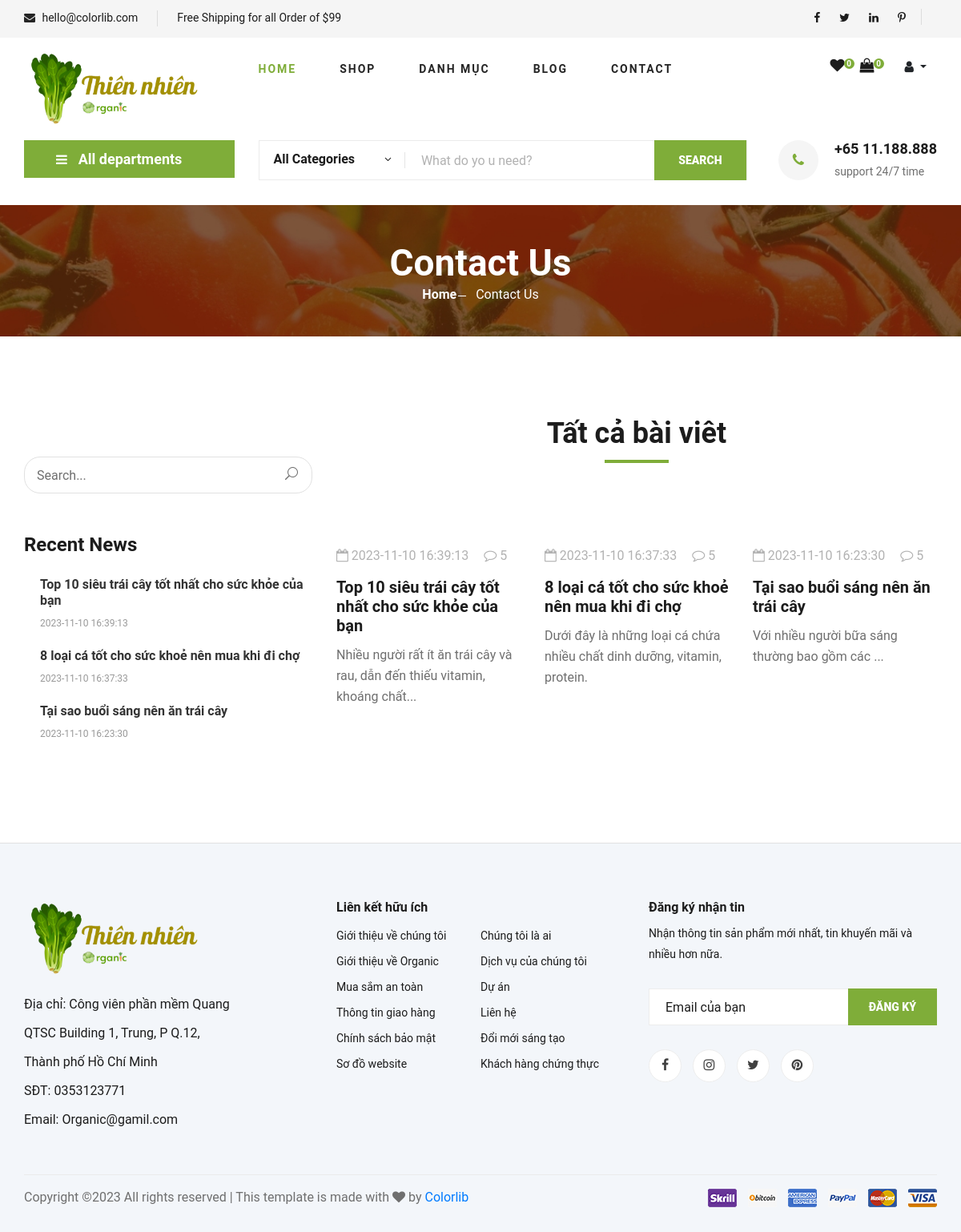
/index.php?mod=page&act=bloghome, run on the app's committed database.
### tables this page shows
CREATE TABLE `baiviet` (
  `MaBV` int NOT NULL,
  `TieuDe` varchar(50) NOT NULL,
  `HinhAnh` text NOT NULL,
  `HinhAnhDetail` text NOT NULL,
  `MoTaNgan` varchar(100) NOT NULL,
  `MoTa` text NOT NULL,
  `NgayViet` datetime NOT NULL DEFAULT CURRENT_TIMESTAMP,
  `MaDM` int NOT NULL
);

### model/m_pdo.php (called while the page is built, shortened)
<?php
function pdo_get_connection(){
    $dburl = "mysql:host=localhost;dbname=organic;charset=utf8";
    $username = 'root';
    $password = '';
    $conn = new PDO($dburl, $username, $password);
    $conn->setAttribute(PDO::ATTR_ERRMODE, PDO::ERRMODE_EXCEPTION);
    return $conn;
}
function pdo_query($sql){
    $sql_args = array_slice(func_get_args(), 1);
    try{
        $conn = pdo_get_connection();
        $stmt = $conn->prepare($sql);
        $stmt->execute($sql_args);
        $rows = $stmt->fetchAll();
        return $rows;
    }
    catch(PDOException $e){
        throw $e;
    }
    finally{
        unset($conn);
    }
}

### model/m_page.php (called while the page is built, shortened)
<?php
    include_once 'model/m_pdo.php';
    function page_blog(){
        return pdo_query("SELECT * FROM baiviet ORDER BY MaBV DESC LIMIT 3");
    }
?>

### view/v_page_homeblog.php (the view, shortened to what this page needs)
    <section class="hero hero-normal">
       <div class="container">
           <div class="row">
               <div class="col-lg-3">
                   <div class="hero__categories">
                       <div class="hero__categories__all">
                           <i class="fa fa-bars"></i>
                           <span>All departments</span>
                       </div>
                   </div>
               </div>
               <div class="col-lg-9">
                   <div class="hero__search">
                       <div class="hero__search__form">
                           <form action="#">
                               <div class="hero__search__categories">
                                   All Categories
                                   <span class="arrow_carrot-down"></span>
                               </div>
                               <input type="text" placeholder="What do yo u need?">
                               <button type="submit" class="site-btn">SEARCH</button>
                           </form>
                       </div>
                       <div class="hero__search__phone">
                           <div class="hero__search__phone__icon">
                               <i class="fa fa-phone"></i>
                           </div>
                           <div class="hero__search__phone__text">
                               <h5>+65 11.188.888</h5>
                               <span>support 24/7 time</span>
                           </div>
                       </div>
                   </div>
               </div>
           </div>
       </div>
   </section>
<section class="breadcrumb-section set-bg" data-setbg="view/img/breadcrumb.jpg">
       <div class="container">
           <div class="row">
               <div class="col-lg-12 text-center">
                   <div class="breadcrumb__text">
                       <h2>Contact Us</h2>
                       <div class="breadcrumb__option">
                           <a href="./index.html">Home</a>
                           <span>Contact Us</span>
                       </div>
                   </div>
               </div>
           </div>
       </div>
   </section>
<section class="blog-details spad">
       <div class="container">
           <div class="row">
               <div class="col-lg-4 col-md-5 order-md-1 order-2">
                   <div class="blog__sidebar">
                       <div class="blog__sidebar__search">
                           <form action="#">
                               <input type="text" placeholder="Search...">
                               <button type="submit"><span class="icon_search"></span></button>
                           </form>
                       </div>
                       <div class="blog__sidebar__item">
                           <h4>Recent News</h4>
                           <div class="blog__sidebar__recent">
                               <?php foreach($getbaiviet as $item): ?>
                                   <a href="#" class="blog__sidebar__recent__item">
                                       <div class="blog__sidebar__recent__item__text">
                                           <h6><?=$item['TieuDe']?></h6>
                                           <span><?=$item['NgayViet']?></span>
                                       </div>
                                   </a>
                               <?php endforeach; ?>
                           </div>
                       </div>
                   </div>
               </div>
               <div class="col-lg-8 col-md-7 order-md-1 order-1">
                   <div class="row">
               <div class="col-lg-12">
                   <div class="section-title related-blog-title">
                       <h2>Tất cả bài viêt</h2>
                   </div>
               </div>
           </div>
           <div class="row">
               <?php foreach($getbaiviet as $item): ?>
                   <div class="col-lg-4 col-md-4 col-sm-6">
                       <div class="blog__item">
                           <div class="blog__item__pic">
                           </div>
                           <div class="blog__item__text">
                               <ul>
                                   <li><i class="fa fa-calendar-o"></i> <?=$item['NgayViet']?></li>
                                   <li><i class="fa fa-comment-o"></i> 5</li>
                               </ul>
                               <h5><a href="index.php?mod=page&act=blog&MaBV=<?=$item['MaBV']?>"><?=$item['TieuDe']?></a></h5>
                               <p><?=$item['MoTaNgan']?></p>
                           </div>
                       </div>
                   </div>
               <?php endforeach; ?>
           </div>
               </div>
           </div>
       </div>
   </section>

### data on the page
baiviet: TieuDe "Top 10 siêu trái cây tốt nhất cho sức khỏe của bạn", NgayViet "2023-11-10 16:39:13", MoTaNgan "Nhiều người rất ít ăn trái cây và rau, dẫn đến thiếu vitamin, khoáng chất..."
baiviet: TieuDe "8 loại cá tốt cho sức khoẻ nên mua khi đi chợ", NgayViet "2023-11-10 16:37:33", MoTaNgan "Dưới đây là những loại cá chứa nhiều chất dinh dưỡng, vitamin, protein."
baiviet: TieuDe "Tại sao buổi sáng nên ăn trái cây", NgayViet "2023-11-10 16:23:30", MoTaNgan "Với nhiều người bữa sáng thường bao gồm các ..."

### other printed values
$countlove "0"
COUNT($_SESSION['mygiohang']) "0"
